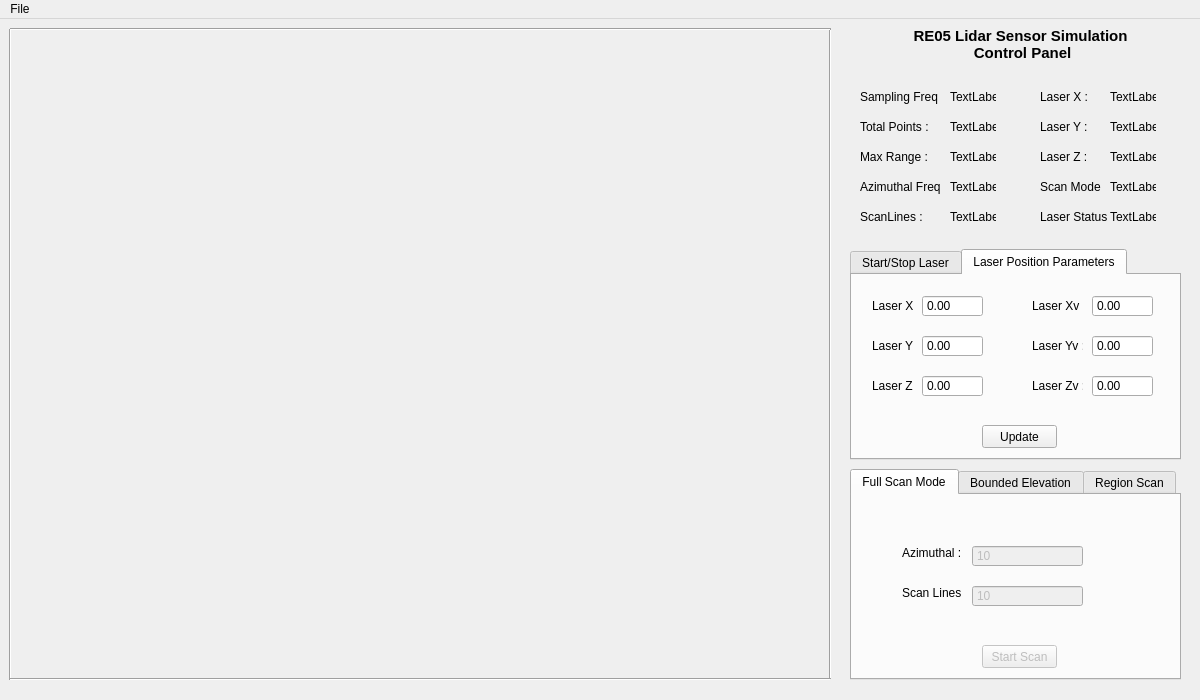
<?xml version="1.0" encoding="UTF-8"?>
<ui version="4.0">
 <class>ApplicationWindow</class>
 <widget class="QMainWindow" name="ApplicationWindow">
  <property name="geometry">
   <rect>
    <x>0</x>
    <y>0</y>
    <width>1200</width>
    <height>700</height>
   </rect>
  </property>
  <property name="minimumSize">
   <size>
    <width>1200</width>
    <height>700</height>
   </size>
  </property>
  <property name="windowTitle">
   <string>ApplicationWindow</string>
  </property>
  <property name="autoFillBackground">
   <bool>false</bool>
  </property>
  <widget class="QWidget" name="centralWidget">
   <widget class="LaserGLWidget" name="widget" native="true">
    <property name="geometry">
     <rect>
      <x>20</x>
      <y>20</y>
      <width>800</width>
      <height>631</height>
     </rect>
    </property>
   </widget>
   <widget class="Line" name="line">
    <property name="geometry">
     <rect>
      <x>0</x>
      <y>10</y>
      <width>20</width>
      <height>651</height>
     </rect>
    </property>
    <property name="orientation">
     <enum>Qt::Vertical</enum>
    </property>
   </widget>
   <widget class="Line" name="line_2">
    <property name="geometry">
     <rect>
      <x>820</x>
      <y>10</y>
      <width>20</width>
      <height>651</height>
     </rect>
    </property>
    <property name="orientation">
     <enum>Qt::Vertical</enum>
    </property>
   </widget>
   <widget class="Line" name="line_3">
    <property name="geometry">
     <rect>
      <x>10</x>
      <y>0</y>
      <width>821</width>
      <height>21</height>
     </rect>
    </property>
    <property name="orientation">
     <enum>Qt::Horizontal</enum>
    </property>
   </widget>
   <widget class="Line" name="line_4">
    <property name="geometry">
     <rect>
      <x>10</x>
      <y>650</y>
      <width>821</width>
      <height>21</height>
     </rect>
    </property>
    <property name="orientation">
     <enum>Qt::Horizontal</enum>
    </property>
   </widget>
   <widget class="QLabel" name="AzimuthLabel">
    <property name="geometry">
     <rect>
      <x>860</x>
      <y>160</y>
      <width>81</width>
      <height>16</height>
     </rect>
    </property>
    <property name="text">
     <string>Azimuthal Freq :</string>
    </property>
   </widget>
   <widget class="QLabel" name="TotalPointsLabel">
    <property name="geometry">
     <rect>
      <x>860</x>
      <y>100</y>
      <width>81</width>
      <height>16</height>
     </rect>
    </property>
    <property name="text">
     <string>Total Points : </string>
    </property>
   </widget>
   <widget class="QLabel" name="Heading">
    <property name="geometry">
     <rect>
      <x>890</x>
      <y>10</y>
      <width>261</width>
      <height>31</height>
     </rect>
    </property>
    <property name="font">
     <font>
      <pointsize>11</pointsize>
      <weight>75</weight>
      <bold>true</bold>
     </font>
    </property>
    <property name="text">
     <string>RE05 Lidar Sensor Simulation 
 Control Panel</string>
    </property>
    <property name="scaledContents">
     <bool>true</bool>
    </property>
    <property name="alignment">
     <set>Qt::AlignCenter</set>
    </property>
   </widget>
   <widget class="QLabel" name="scanLineLabel">
    <property name="geometry">
     <rect>
      <x>860</x>
      <y>190</y>
      <width>71</width>
      <height>16</height>
     </rect>
    </property>
    <property name="text">
     <string>ScanLines : </string>
    </property>
   </widget>
   <widget class="QLabel" name="maxRange">
    <property name="geometry">
     <rect>
      <x>860</x>
      <y>130</y>
      <width>81</width>
      <height>16</height>
     </rect>
    </property>
    <property name="text">
     <string>Max Range : </string>
    </property>
   </widget>
   <widget class="QLabel" name="camYLabel">
    <property name="geometry">
     <rect>
      <x>1040</x>
      <y>100</y>
      <width>61</width>
      <height>16</height>
     </rect>
    </property>
    <property name="text">
     <string>Laser Y : </string>
    </property>
   </widget>
   <widget class="QLabel" name="ModeLabel">
    <property name="geometry">
     <rect>
      <x>1040</x>
      <y>160</y>
      <width>61</width>
      <height>16</height>
     </rect>
    </property>
    <property name="text">
     <string>Scan Mode :</string>
    </property>
   </widget>
   <widget class="QLabel" name="samplingFreqLabel">
    <property name="geometry">
     <rect>
      <x>860</x>
      <y>70</y>
      <width>81</width>
      <height>16</height>
     </rect>
    </property>
    <property name="text">
     <string>Sampling Freq : </string>
    </property>
   </widget>
   <widget class="QLabel" name="camXLabel">
    <property name="geometry">
     <rect>
      <x>1040</x>
      <y>70</y>
      <width>61</width>
      <height>16</height>
     </rect>
    </property>
    <property name="text">
     <string>Laser X : </string>
    </property>
   </widget>
   <widget class="QLabel" name="statusLabel">
    <property name="geometry">
     <rect>
      <x>1040</x>
      <y>190</y>
      <width>71</width>
      <height>16</height>
     </rect>
    </property>
    <property name="text">
     <string>Laser Status : </string>
    </property>
   </widget>
   <widget class="QLabel" name="camZLabel">
    <property name="geometry">
     <rect>
      <x>1040</x>
      <y>130</y>
      <width>61</width>
      <height>16</height>
     </rect>
    </property>
    <property name="text">
     <string>Laser Z : </string>
    </property>
   </widget>
   <widget class="QTabWidget" name="LaserWidget">
    <property name="geometry">
     <rect>
      <x>850</x>
      <y>230</y>
      <width>331</width>
      <height>211</height>
     </rect>
    </property>
    <property name="currentIndex">
     <number>1</number>
    </property>
    <widget class="QWidget" name="startstopTab">
     <attribute name="title">
      <string>Start/Stop Laser</string>
     </attribute>
     <widget class="QPushButton" name="startLaserButton">
      <property name="enabled">
       <bool>false</bool>
      </property>
      <property name="geometry">
       <rect>
        <x>50</x>
        <y>150</y>
        <width>75</width>
        <height>23</height>
       </rect>
      </property>
      <property name="text">
       <string>Start Laser</string>
      </property>
     </widget>
     <widget class="QPushButton" name="stopLaserButton">
      <property name="enabled">
       <bool>false</bool>
      </property>
      <property name="geometry">
       <rect>
        <x>200</x>
        <y>150</y>
        <width>75</width>
        <height>23</height>
       </rect>
      </property>
      <property name="text">
       <string>Stop Laser</string>
      </property>
     </widget>
     <widget class="QLabel" name="AzimuthalLabel">
      <property name="geometry">
       <rect>
        <x>50</x>
        <y>50</y>
        <width>61</width>
        <height>16</height>
       </rect>
      </property>
      <property name="text">
       <string>Azimuthal : </string>
      </property>
     </widget>
     <widget class="QLabel" name="scanLinesLabel">
      <property name="geometry">
       <rect>
        <x>50</x>
        <y>90</y>
        <width>61</width>
        <height>16</height>
       </rect>
      </property>
      <property name="text">
       <string>Scan Lines : </string>
      </property>
     </widget>
     <widget class="QLabel" name="AzimuthalFullScanLabel">
      <property name="geometry">
       <rect>
        <x>130</x>
        <y>50</y>
        <width>46</width>
        <height>20</height>
       </rect>
      </property>
      <property name="text">
       <string>5</string>
      </property>
     </widget>
     <widget class="QLabel" name="ScanLineFullScanLabel">
      <property name="geometry">
       <rect>
        <x>130</x>
        <y>90</y>
        <width>46</width>
        <height>20</height>
       </rect>
      </property>
      <property name="text">
       <string>64</string>
      </property>
     </widget>
    </widget>
    <widget class="QWidget" name="laserPositionTab">
     <attribute name="title">
      <string>Laser Position Parameters</string>
     </attribute>
     <widget class="QPushButton" name="LaserPositionButton">
      <property name="geometry">
       <rect>
        <x>130</x>
        <y>150</y>
        <width>75</width>
        <height>23</height>
       </rect>
      </property>
      <property name="text">
       <string>Update</string>
      </property>
     </widget>
     <widget class="QLabel" name="laserXLabel">
      <property name="geometry">
       <rect>
        <x>20</x>
        <y>20</y>
        <width>41</width>
        <height>21</height>
       </rect>
      </property>
      <property name="text">
       <string>Laser X :</string>
      </property>
     </widget>
     <widget class="QLabel" name="LaserXvLabel">
      <property name="geometry">
       <rect>
        <x>180</x>
        <y>20</y>
        <width>51</width>
        <height>21</height>
       </rect>
      </property>
      <property name="text">
       <string>Laser Xv :</string>
      </property>
     </widget>
     <widget class="QLabel" name="laserYLabel">
      <property name="geometry">
       <rect>
        <x>20</x>
        <y>60</y>
        <width>41</width>
        <height>21</height>
       </rect>
      </property>
      <property name="text">
       <string>Laser Y :</string>
      </property>
     </widget>
     <widget class="QLabel" name="LaserYvLabel">
      <property name="geometry">
       <rect>
        <x>180</x>
        <y>60</y>
        <width>51</width>
        <height>21</height>
       </rect>
      </property>
      <property name="text">
       <string>Laser Yv :</string>
      </property>
     </widget>
     <widget class="QLabel" name="laserZLabel">
      <property name="geometry">
       <rect>
        <x>20</x>
        <y>100</y>
        <width>41</width>
        <height>21</height>
       </rect>
      </property>
      <property name="text">
       <string>Laser Z :</string>
      </property>
     </widget>
     <widget class="QLabel" name="LaserZvLabel">
      <property name="geometry">
       <rect>
        <x>180</x>
        <y>100</y>
        <width>51</width>
        <height>21</height>
       </rect>
      </property>
      <property name="text">
       <string>Laser Zv :</string>
      </property>
     </widget>
     <widget class="QDoubleSpinBox" name="LaserXSpinBox">
      <property name="geometry">
       <rect>
        <x>70</x>
        <y>20</y>
        <width>61</width>
        <height>22</height>
       </rect>
      </property>
      <property name="buttonSymbols">
       <enum>QAbstractSpinBox::NoButtons</enum>
      </property>
      <property name="minimum">
       <double>-1000.000000000000000</double>
      </property>
      <property name="maximum">
       <double>1000.000000000000000</double>
      </property>
     </widget>
     <widget class="QDoubleSpinBox" name="LaserYSpinBox">
      <property name="geometry">
       <rect>
        <x>70</x>
        <y>60</y>
        <width>61</width>
        <height>22</height>
       </rect>
      </property>
      <property name="buttonSymbols">
       <enum>QAbstractSpinBox::NoButtons</enum>
      </property>
      <property name="minimum">
       <double>-1000.000000000000000</double>
      </property>
      <property name="maximum">
       <double>1000.000000000000000</double>
      </property>
     </widget>
     <widget class="QDoubleSpinBox" name="LaserZSpinBox">
      <property name="geometry">
       <rect>
        <x>70</x>
        <y>100</y>
        <width>61</width>
        <height>22</height>
       </rect>
      </property>
      <property name="buttonSymbols">
       <enum>QAbstractSpinBox::NoButtons</enum>
      </property>
      <property name="minimum">
       <double>-1000.000000000000000</double>
      </property>
      <property name="maximum">
       <double>1000.000000000000000</double>
      </property>
     </widget>
     <widget class="QDoubleSpinBox" name="LaserXvSpinBox">
      <property name="geometry">
       <rect>
        <x>240</x>
        <y>20</y>
        <width>61</width>
        <height>22</height>
       </rect>
      </property>
      <property name="buttonSymbols">
       <enum>QAbstractSpinBox::NoButtons</enum>
      </property>
      <property name="minimum">
       <double>0.000000000000000</double>
      </property>
      <property name="maximum">
       <double>1000.000000000000000</double>
      </property>
     </widget>
     <widget class="QDoubleSpinBox" name="LaserYvSpinBox">
      <property name="geometry">
       <rect>
        <x>240</x>
        <y>60</y>
        <width>61</width>
        <height>22</height>
       </rect>
      </property>
      <property name="buttonSymbols">
       <enum>QAbstractSpinBox::NoButtons</enum>
      </property>
      <property name="minimum">
       <double>0.000000000000000</double>
      </property>
      <property name="maximum">
       <double>1000.000000000000000</double>
      </property>
     </widget>
     <widget class="QDoubleSpinBox" name="LaserZvSpinBox">
      <property name="geometry">
       <rect>
        <x>240</x>
        <y>100</y>
        <width>61</width>
        <height>22</height>
       </rect>
      </property>
      <property name="buttonSymbols">
       <enum>QAbstractSpinBox::NoButtons</enum>
      </property>
      <property name="minimum">
       <double>0.000000000000000</double>
      </property>
      <property name="maximum">
       <double>1000.000000000000000</double>
      </property>
     </widget>
    </widget>
   </widget>
   <widget class="QTabWidget" name="ScanWidget">
    <property name="geometry">
     <rect>
      <x>850</x>
      <y>450</y>
      <width>331</width>
      <height>211</height>
     </rect>
    </property>
    <property name="currentIndex">
     <number>0</number>
    </property>
    <widget class="QWidget" name="fullScanTab">
     <attribute name="title">
      <string>Full Scan Mode</string>
     </attribute>
     <widget class="QPushButton" name="fullScanModeButton">
      <property name="enabled">
       <bool>false</bool>
      </property>
      <property name="geometry">
       <rect>
        <x>130</x>
        <y>150</y>
        <width>75</width>
        <height>23</height>
       </rect>
      </property>
      <property name="text">
       <string>Start Scan</string>
      </property>
     </widget>
     <widget class="QLabel" name="scanLinesLabel_2">
      <property name="geometry">
       <rect>
        <x>50</x>
        <y>90</y>
        <width>61</width>
        <height>16</height>
       </rect>
      </property>
      <property name="text">
       <string>Scan Lines : </string>
      </property>
     </widget>
     <widget class="QLabel" name="AzimuthalLabel_2">
      <property name="geometry">
       <rect>
        <x>50</x>
        <y>50</y>
        <width>61</width>
        <height>16</height>
       </rect>
      </property>
      <property name="text">
       <string>Azimuthal : </string>
      </property>
     </widget>
     <widget class="QSpinBox" name="scanLineSpinBox">
      <property name="enabled">
       <bool>false</bool>
      </property>
      <property name="geometry">
       <rect>
        <x>120</x>
        <y>90</y>
        <width>111</width>
        <height>22</height>
       </rect>
      </property>
      <property name="buttonSymbols">
       <enum>QAbstractSpinBox::NoButtons</enum>
      </property>
      <property name="maximum">
       <number>10000</number>
      </property>
      <property name="value">
       <number>10</number>
      </property>
     </widget>
     <widget class="QSpinBox" name="AzimuthalspinBox">
      <property name="enabled">
       <bool>false</bool>
      </property>
      <property name="geometry">
       <rect>
        <x>120</x>
        <y>50</y>
        <width>111</width>
        <height>22</height>
       </rect>
      </property>
      <property name="buttonSymbols">
       <enum>QAbstractSpinBox::NoButtons</enum>
      </property>
      <property name="maximum">
       <number>10000</number>
      </property>
      <property name="value">
       <number>10</number>
      </property>
     </widget>
    </widget>
    <widget class="QWidget" name="boundedElevationTab">
     <attribute name="title">
      <string>Bounded Elevation</string>
     </attribute>
     <widget class="QPushButton" name="boundedElevationModeButton">
      <property name="enabled">
       <bool>false</bool>
      </property>
      <property name="geometry">
       <rect>
        <x>130</x>
        <y>150</y>
        <width>75</width>
        <height>23</height>
       </rect>
      </property>
      <property name="text">
       <string>Start Scan</string>
      </property>
     </widget>
     <widget class="QLabel" name="UpperBound">
      <property name="geometry">
       <rect>
        <x>50</x>
        <y>50</y>
        <width>81</width>
        <height>16</height>
       </rect>
      </property>
      <property name="text">
       <string>Upper Bound :</string>
      </property>
     </widget>
     <widget class="QLabel" name="LowerBound">
      <property name="geometry">
       <rect>
        <x>50</x>
        <y>90</y>
        <width>81</width>
        <height>16</height>
       </rect>
      </property>
      <property name="text">
       <string>Lower Bound :</string>
      </property>
     </widget>
     <widget class="QDoubleSpinBox" name="UpperBoundSpinBox">
      <property name="enabled">
       <bool>false</bool>
      </property>
      <property name="geometry">
       <rect>
        <x>140</x>
        <y>50</y>
        <width>111</width>
        <height>22</height>
       </rect>
      </property>
      <property name="buttonSymbols">
       <enum>QAbstractSpinBox::NoButtons</enum>
      </property>
      <property name="minimum">
       <double>-45.000000000000000</double>
      </property>
      <property name="maximum">
       <double>45.000000000000000</double>
      </property>
     </widget>
     <widget class="QDoubleSpinBox" name="LowerBoundSpinBox">
      <property name="enabled">
       <bool>false</bool>
      </property>
      <property name="geometry">
       <rect>
        <x>140</x>
        <y>90</y>
        <width>111</width>
        <height>22</height>
       </rect>
      </property>
      <property name="buttonSymbols">
       <enum>QAbstractSpinBox::NoButtons</enum>
      </property>
      <property name="minimum">
       <double>-45.000000000000000</double>
      </property>
      <property name="maximum">
       <double>45.000000000000000</double>
      </property>
     </widget>
    </widget>
    <widget class="QWidget" name="regionScanTab">
     <attribute name="title">
      <string>Region Scan</string>
     </attribute>
     <widget class="QPushButton" name="regionScanModeButton">
      <property name="enabled">
       <bool>false</bool>
      </property>
      <property name="geometry">
       <rect>
        <x>130</x>
        <y>150</y>
        <width>75</width>
        <height>23</height>
       </rect>
      </property>
      <property name="text">
       <string>Start Scan</string>
      </property>
     </widget>
     <widget class="QLabel" name="UpperBound_2">
      <property name="geometry">
       <rect>
        <x>20</x>
        <y>40</y>
        <width>41</width>
        <height>31</height>
       </rect>
      </property>
      <property name="text">
       <string>Upper 
Bound :</string>
      </property>
     </widget>
     <widget class="QLabel" name="LowerBound_2">
      <property name="geometry">
       <rect>
        <x>20</x>
        <y>90</y>
        <width>41</width>
        <height>31</height>
       </rect>
      </property>
      <property name="text">
       <string>Lower 
Bound :</string>
      </property>
     </widget>
     <widget class="QLabel" name="UpperBound_3">
      <property name="geometry">
       <rect>
        <x>190</x>
        <y>40</y>
        <width>41</width>
        <height>31</height>
       </rect>
      </property>
      <property name="text">
       <string>Angular 
Left :</string>
      </property>
     </widget>
     <widget class="QLabel" name="LowerBound_3">
      <property name="geometry">
       <rect>
        <x>190</x>
        <y>90</y>
        <width>41</width>
        <height>31</height>
       </rect>
      </property>
      <property name="text">
       <string>Angular 
Right :</string>
      </property>
     </widget>
     <widget class="QDoubleSpinBox" name="UpperBoundRegionSpinBox">
      <property name="enabled">
       <bool>false</bool>
      </property>
      <property name="geometry">
       <rect>
        <x>70</x>
        <y>50</y>
        <width>71</width>
        <height>22</height>
       </rect>
      </property>
      <property name="buttonSymbols">
       <enum>QAbstractSpinBox::NoButtons</enum>
      </property>
      <property name="minimum">
       <double>-45.000000000000000</double>
      </property>
      <property name="maximum">
       <double>45.000000000000000</double>
      </property>
     </widget>
     <widget class="QDoubleSpinBox" name="LowerBoundRegionSpinBox">
      <property name="enabled">
       <bool>false</bool>
      </property>
      <property name="geometry">
       <rect>
        <x>70</x>
        <y>100</y>
        <width>71</width>
        <height>22</height>
       </rect>
      </property>
      <property name="buttonSymbols">
       <enum>QAbstractSpinBox::NoButtons</enum>
      </property>
      <property name="minimum">
       <double>-45.000000000000000</double>
      </property>
      <property name="maximum">
       <double>45.000000000000000</double>
      </property>
     </widget>
     <widget class="QDoubleSpinBox" name="AngularLeftSpinBox">
      <property name="enabled">
       <bool>false</bool>
      </property>
      <property name="geometry">
       <rect>
        <x>240</x>
        <y>50</y>
        <width>71</width>
        <height>22</height>
       </rect>
      </property>
      <property name="buttonSymbols">
       <enum>QAbstractSpinBox::NoButtons</enum>
      </property>
      <property name="minimum">
       <double>-45.000000000000000</double>
      </property>
      <property name="maximum">
       <double>45.000000000000000</double>
      </property>
     </widget>
     <widget class="QDoubleSpinBox" name="AngularRightSpinBox">
      <property name="enabled">
       <bool>false</bool>
      </property>
      <property name="geometry">
       <rect>
        <x>240</x>
        <y>100</y>
        <width>71</width>
        <height>22</height>
       </rect>
      </property>
      <property name="buttonSymbols">
       <enum>QAbstractSpinBox::NoButtons</enum>
      </property>
      <property name="minimum">
       <double>0.000000000000000</double>
      </property>
      <property name="maximum">
       <double>360.000000000000000</double>
      </property>
     </widget>
    </widget>
   </widget>
   <widget class="QLabel" name="samplingFreqValueLabel">
    <property name="geometry">
     <rect>
      <x>950</x>
      <y>70</y>
      <width>46</width>
      <height>16</height>
     </rect>
    </property>
    <property name="text">
     <string>TextLabel</string>
    </property>
   </widget>
   <widget class="QLabel" name="TotalPointsValueLabel">
    <property name="geometry">
     <rect>
      <x>950</x>
      <y>100</y>
      <width>46</width>
      <height>16</height>
     </rect>
    </property>
    <property name="text">
     <string>TextLabel</string>
    </property>
   </widget>
   <widget class="QLabel" name="maxRangeValueLabel">
    <property name="geometry">
     <rect>
      <x>950</x>
      <y>130</y>
      <width>46</width>
      <height>16</height>
     </rect>
    </property>
    <property name="text">
     <string>TextLabel</string>
    </property>
   </widget>
   <widget class="QLabel" name="AzimuthalFreqLabel">
    <property name="geometry">
     <rect>
      <x>950</x>
      <y>160</y>
      <width>46</width>
      <height>16</height>
     </rect>
    </property>
    <property name="text">
     <string>TextLabel</string>
    </property>
   </widget>
   <widget class="QLabel" name="scanLinesValueLabel">
    <property name="geometry">
     <rect>
      <x>950</x>
      <y>190</y>
      <width>46</width>
      <height>16</height>
     </rect>
    </property>
    <property name="text">
     <string>TextLabel</string>
    </property>
   </widget>
   <widget class="QLabel" name="LaserXValueLabel">
    <property name="geometry">
     <rect>
      <x>1110</x>
      <y>70</y>
      <width>46</width>
      <height>16</height>
     </rect>
    </property>
    <property name="text">
     <string>TextLabel</string>
    </property>
   </widget>
   <widget class="QLabel" name="LaserYValueLabel">
    <property name="geometry">
     <rect>
      <x>1110</x>
      <y>100</y>
      <width>46</width>
      <height>16</height>
     </rect>
    </property>
    <property name="text">
     <string>TextLabel</string>
    </property>
   </widget>
   <widget class="QLabel" name="LaserZValueLabel">
    <property name="geometry">
     <rect>
      <x>1110</x>
      <y>130</y>
      <width>46</width>
      <height>16</height>
     </rect>
    </property>
    <property name="text">
     <string>TextLabel</string>
    </property>
   </widget>
   <widget class="QLabel" name="scanModeValueLabel">
    <property name="geometry">
     <rect>
      <x>1110</x>
      <y>160</y>
      <width>46</width>
      <height>16</height>
     </rect>
    </property>
    <property name="text">
     <string>TextLabel</string>
    </property>
   </widget>
   <widget class="QLabel" name="LaserStatusLabel">
    <property name="geometry">
     <rect>
      <x>1110</x>
      <y>190</y>
      <width>46</width>
      <height>16</height>
     </rect>
    </property>
    <property name="text">
     <string>TextLabel</string>
    </property>
   </widget>
  </widget>
  <widget class="QMenuBar" name="menuBar">
   <property name="geometry">
    <rect>
     <x>0</x>
     <y>0</y>
     <width>1200</width>
     <height>21</height>
    </rect>
   </property>
   <widget class="QMenu" name="menuFile">
    <property name="title">
     <string>File</string>
    </property>
    <addaction name="actionOpen"/>
    <addaction name="separator"/>
    <addaction name="actionExit"/>
   </widget>
   <addaction name="menuFile"/>
  </widget>
  <action name="actionOpen">
   <property name="text">
    <string>Open</string>
   </property>
  </action>
  <action name="actionExit">
   <property name="text">
    <string>Exit</string>
   </property>
  </action>
 </widget>
 <layoutdefault spacing="6" margin="11"/>
 <customwidgets>
  <customwidget>
   <class>LaserGLWidget</class>
   <extends>QWidget</extends>
   <header location="global">laserglwidget.h</header>
   <container>1</container>
  </customwidget>
 </customwidgets>
 <resources/>
 <connections/>
</ui>
